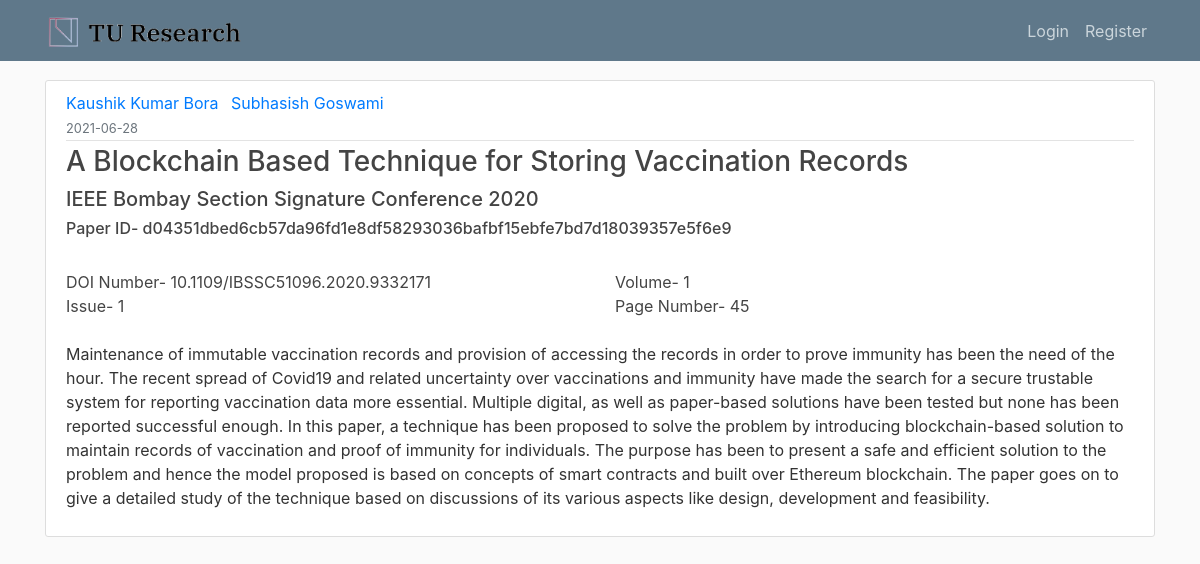
The page /post/d04351dbed6cb57da96fd1e8df58293036bafbf15ebfe7bd7d18039357e5f6e9 on the database its author committed.
### flaskblog/models.py (models this page shows, shortened)
class User(db.Model, UserMixin):
    id = db.Column(db.Integer, primary_key=True)
    username = db.Column(db.String(20), unique=True, nullable=False)
    email = db.Column(db.String(120), unique=True, nullable=False)
    department = db.Column(db.String(120))
    researcher = db.Column(db.String(120))
    image_file = db.Column(db.String(20), nullable=False, default='default.jpg')
    password = db.Column(db.String(60), nullable=False)
    posts = db.relationship('Post', backref='author', lazy=True)

class Post(db.Model):
    id = db.Column(db.Text, primary_key=True)
    title = db.Column(db.String(100), nullable=False)
    date_posted = db.Column(db.DateTime, nullable=False, default=datetime.utcnow)
    content = db.Column(db.Text, nullable=False)
    hash = db.Column(db.Text, nullable=False)
    doi = db.Column(db.String(20), nullable= True)
    journal = db.Column(db.String(100), nullable= True)
    issue = db.Column(db.String(20), nullable= True)
    volume = db.Column(db.String(20), nullable= True)
    page = db.Column(db.String(20), nullable= True)
    user_id = db.Column(db.Integer, db.ForeignKey('user.id'), nullable=False)
    user2_id = db.Column(db.Integer)
    user2 = db.Column(db.Text)

### flaskblog/routes.py (the view)
@app.route("/post/<string:post_id>")
def post(post_id):
    post = Post.query.get_or_404(post_id)
    return render_template('post.html', title=post.title, post=post)

### flaskblog/templates/post.html (shortened to what this page needs)
{% extends "layout.html" %}
{% block content %}
  <article class="media content-section">
    <div class="media-body">
      <div class="article-metadata">
        {% if post.user2_id%}
                <a class="mr-2" href="{{ url_for('user_posts', username=post.author.username) }}">{{ post.author.username }}</a>
                <a class="mr-2" href="{{ url_for('user_posts', username=post.user2) }}">{{ post.user2 }}</a>
        {% else %}
                <a class="mr-2" href="{{ url_for('user_posts', username=post.author.username) }}">{{ post.author.username }}</a>
        {% endif %}
        <br>
        <small class="text-muted">{{ post.date_posted.strftime('%Y-%m-%d') }}</small>
      </div>
      <h3 class="article-title">{{ post.title }}</h3>
      <h5 class="article-title">{{ post.journal }}</h5>
      <h6 class="article-title">Paper ID- {{ post.id }}</h6>
      <br>
      <div class='row'>
        <div class= 'col-md-6'>
          <h8 class="article-title">DOI Number- {{ post.doi }}</h8>
        </div>
        <div class= 'col-md-6'>
          <h8 class="article-title">Volume- {{ post.volume }}</h8></h8>
        </div>
      </div>
      <div class='row'>
        <div class= 'col-md-6'>
          <h8 class="article-title">Issue- {{ post.issue }}</h8>
        </div>
        <div class= 'col-md-6'>
          <h8 class="article-title">Page Number- {{ post.page }}</h8></h8>
        </div>
      </div>
      <br>
      <p class="article-content">{{ post.content }}</p>
    </div>
  </article>
{% endblock content %}

### flaskblog/static/main.css (style rules this page uses)
body { background: #fafafa; color: #333333; margin-top: 5rem; }
h1, h2, h3, h4, h5, h6 { color: #444444; }
.content-section { background: #ffffff; padding: 10px 20px; border: 1px solid #dddddd; border-radius: 3px; margin-bottom: 20px; }
.article-title { color: #444444; }
.article-content { white-space: pre-line; }
.article-metadata { padding-bottom: 1px; margin-bottom: 4px; border-bottom: 1px solid #e3e3e3 }

### rows shown on the page
User: author.username "Kaushik Kumar Bora"
Post: user2 "Subhasish Goswami", date_posted "2021-06-28", title "A Blockchain Based Technique for Storing Vaccination Records", journal "IEEE Bombay Section Signature Conference 2020", id "d04351dbed6cb57da96fd1e8df58293036bafbf15ebfe7bd7d18039357e5f6e9", doi "10.1109/IBSSC51096.2020.9332171", volume "1", issue "1", page "45", content "Maintenance of immutable vaccination records and provision of accessing the records in order to prove immunity has been the need of the hour. The recent spread of Covid19 and related uncertainty over vaccinations and immunity have made the search for a secure trustable system for reporting vaccination data more essential. Multiple digital, as well as paper-based solutions have been tested but none has been reported successful enough. In this paper, a technique has been proposed to solve the problem by introducing blockchain-based solution to maintain records of vaccination and proof of immunity for individuals. The purpose has been to present a safe and efficient solution to the problem and…"
